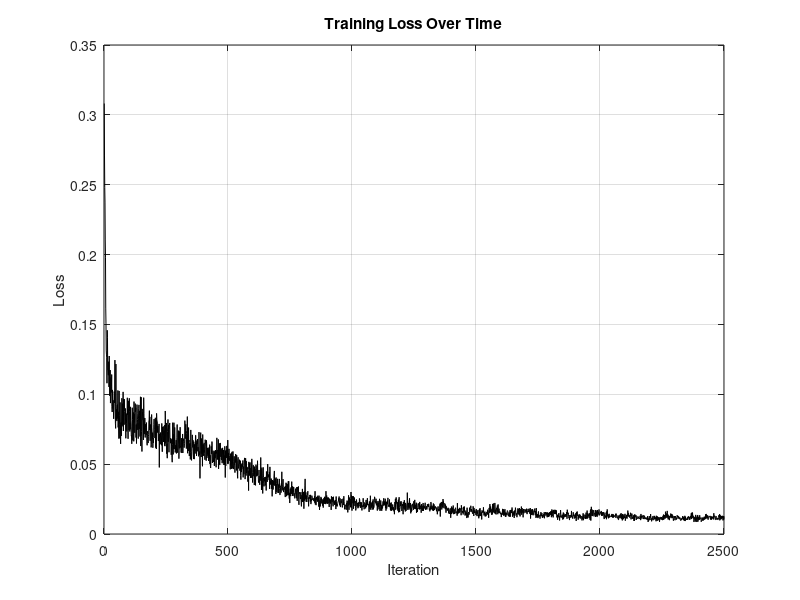

MATLAB code for this plot: (Note: this script raises an error after producing the figure.)
clear all
close all
clc
rk4 = load('FHN_NeuralODE_TrainingLoss_RK4.mat', 'lossHistory');
figure(2)
plot(rk4.lossHistory,'-k')
hold on
xlabel('Iteration')
ylabel('Loss')
title('Training Loss Over Time')
grid on

%% 5) Evaluation
rk4dl     = load('trainedFHN_NeuralODE_RK4.mat', 'dlnet');
% Parameters
a = 0.7;
b = 0.8;
epsilon = 0.08;
I = 0.5;

fhn = @(t, x) [
    x(1) - (1/3)*x(1)^3 - x(2) + I;
    epsilon * (x(1) + a - b*x(2))
];

x0 = [2; 2];
label = '[2 2]';
T = 50;
numTimeSteps = 1000;
t = linspace(0, T, numTimeSteps);
odeOptions = odeset('RelTol', 1e-9, 'AbsTol', 1e-10);
fhn = @(t, x) [
    x(1) - (1/3)*x(1)^3 - x(2) + I;
    epsilon * (x(1) + a - b*x(2))
];

% Predict and plot
[xPred, xTrue, err] = predictWithOde45(rk4dl.dlnet, fhn, t, x0, odeOptions);
figure
plotTrueAndPredictedSolutions(xTrue, xPred, err, label);

%% Helper Functions
function [xPred, xTrue, error] = predictWithOde45(dlnet,fhn,tPred,x0Pred,odeOptions)
    [~, xTrue] = ode45(fhn, tPred, x0Pred, odeOptions);
    internalNeuralOdeLayer = dlnet.Layers(1);
    dlnetODEFcn = @(t,y) evaluateODE(internalNeuralOdeLayer, y);
    [~,xPred] = ode45(dlnetODEFcn, tPred, x0Pred, odeOptions);
    error = mean(abs(xTrue - xPred), 'all');
end

function plotTrueAndPredictedSolutions(xTrue, xPred, err, x0Str)
    % Convert width to inches (5.3 cm ≈ 2.087 inches)
    width_in = 5.3 / 2.54;
    height_in = width_in * 0.75;  % Adjust height (e.g., 4:3 ratio)

    fig = figure;
    set(fig, 'Units', 'inches', 'Position', [1 1 width_in height_in])
    set(fig, 'PaperUnits', 'inches', 'PaperPosition', [0 0 width_in height_in])

    % Plotting
    plot(xTrue(:,1), xTrue(:,2), 'k--', ...
         xPred(:,1), xPred(:,2), 'Color', [0.5 0.5 0.5], 'LineWidth', 1)

    % Formatting
    ax = gca;
    set(ax, 'FontName', 'Times New Roman', 'FontSize', 8)
    xlabel('v', 'FontName', 'Times New Roman', 'FontSize', 8)
    ylabel('w', 'FontName', 'Times New Roman', 'FontSize', 8)
    title("x_0 = " + x0Str + ", err = " + num2str(err), ...
        'FontName', 'Times New Roman', 'FontSize', 8)

    % legend('Ground truth', 'Predicted - RK4', ...
    %     'Location', 'best', 'FontName', 'Times New Roman', 'FontSize', 8)

    grid on
end
